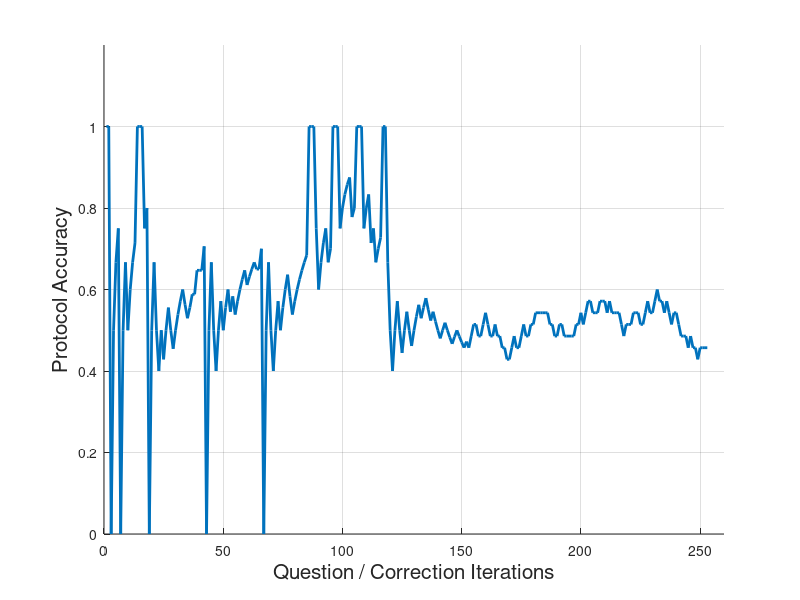

This figure's MATLAB source: (Note: this script raises an error after producing the figure.)
close all;
figure;
hold on;
grid on;
set(gca,'LineStyleOrder', '-');
Precision= [1, 1, 0, 0.5, 0.6667, 0.75, 0, 0.5, 0.6667, 0.5, 0.6, 0.6667, 0.7143, 1, 1, 1, 0.75, 0.8, 0, 0.5, 0.6667, 0.5, 0.4, 0.5, 0.4286, 0.5, 0.5556, 0.5, 0.4545, 0.5, 0.5385, 0.5714, 0.6, 0.5625, 0.5294, 0.5556, 0.5882, 0.5882, 0.6471, 0.6471, 0.6471, 0.7059, 0, 0.5, 0.6667, 0.5, 0.4, 0.5, 0.5714, 0.5, 0.5556, 0.6, 0.5455, 0.5833, 0.5385, 0.5714, 0.6, 0.625, 0.6471, 0.6111, 0.6316, 0.65, 0.6667, 0.65, 0.65, 0.7, 0, 0.5, 0.6667, 0.5, 0.4, 0.5, 0.5714, 0.5, 0.5556, 0.6, 0.6364, 0.5833, 0.5385, 0.5714, 0.6, 0.625, 0.6471, 0.6667, 0.6842, 1, 1, 1, 0.75, 0.6, 0.6667, 0.7143, 0.75, 0.6667, 0.7, 1, 1, 1, 0.75, 0.8, 0.8333, 0.8571, 0.875, 0.7778, 0.8, 1, 1, 1, 0.75, 0.8, 0.8333, 0.7143, 0.75, 0.6667, 0.7, 0.7273, 1, 1, 0.6667, 0.5, 0.4, 0.5, 0.5714, 0.5, 0.4444, 0.5, 0.5455, 0.5, 0.4615, 0.5, 0.5333, 0.5625, 0.5294, 0.5556, 0.5789, 0.55, 0.5238, 0.5455, 0.5217, 0.5, 0.48, 0.5, 0.5185, 0.5, 0.4828, 0.4667, 0.4839, 0.5, 0.4848, 0.4706, 0.4571, 0.4722, 0.4571, 0.4857, 0.5143, 0.5143, 0.4857, 0.4857, 0.5143, 0.5429, 0.5143, 0.4857, 0.4857, 0.5143, 0.4857, 0.4857, 0.4571, 0.4571, 0.4286, 0.4286, 0.4571, 0.4857, 0.4571, 0.4571, 0.4857, 0.5143, 0.4857, 0.4857, 0.5143, 0.5143, 0.5429, 0.5429, 0.5429, 0.5429, 0.5429, 0.5429, 0.5143, 0.5143, 0.4857, 0.4857, 0.5143, 0.5143, 0.4857, 0.4857, 0.4857, 0.4857, 0.4857, 0.5143, 0.5143, 0.5429, 0.5143, 0.5429, 0.5714, 0.5714, 0.5429, 0.5429, 0.5429, 0.5714, 0.5714, 0.5714, 0.5429, 0.5714, 0.5429, 0.5429, 0.5429, 0.5429, 0.5143, 0.4857, 0.5143, 0.5143, 0.5143, 0.5429, 0.5429, 0.5429, 0.5143, 0.5143, 0.5429, 0.5714, 0.5429, 0.5429, 0.5714, 0.6, 0.5714, 0.5714, 0.5429, 0.5714, 0.5429, 0.5143, 0.5429, 0.5429, 0.5143, 0.4857, 0.4857, 0.4857, 0.4571, 0.4857, 0.4571, 0.4571, 0.4286, 0.4571, 0.4571, 0.4571, 0.4571, ];
axis([0,260,0,1.2]);
plot (Precision, 'LineWidth',2);
xlabel('Question / Correction Iterations','FontSize',15);
ylabel('Protocol Accuracy','FontSize',15);
set(gca,'LineStyleOrder', '--');
line([0 260],[0.67 0.67] ,'Color',[0 0 0 0.3], 'LineWidth',1);
text(240,0.72,'Thereshold', 'FontSize',12, 'Interpreter','Latex');
line([0,0] ,[0.05,1],'Color',[1 0 0], 'LineWidth',1);
text(0.5, 0.05 ,'sponge' , 'FontSize',15,'FontWeight','bold','Interpreter','Latex' ,'BackgroundColor', [1,0,0,0.2]);
line([0,0] ,[0.1,1],'Color',[1 0 0], 'LineWidth',1);
text(0.5, 0.1,'shampoo' , 'FontSize',15,'FontWeight','bold','Interpreter','Latex', 'BackgroundColor', [1,0,0,0.2] );
line([3,3] ,[0.85, 0],'Color',[1 0 0], 'LineWidth',1);
text(3.5,0.85 ,'can-food' , 'FontSize',15,'FontWeight','bold','Interpreter','Latex', 'BackgroundColor', [1,0,0,0.2]);
line([7,7] ,[0.8, 0],'Color',[1 0 0], 'LineWidth',1);
text(7.5,0.8 ,'camera' , 'FontSize',15,'FontWeight','bold','Interpreter','Latex', 'BackgroundColor', [1,0,0,0.2]);
line([14,14] ,[0.25, 1],'Color',[1 0 0], 'LineWidth',1);
text(14.5,0.25 ,'greens' , 'FontSize',15,'FontWeight','bold','Interpreter','Latex', 'BackgroundColor', [1,0,0,0.2]);
line([19,19] ,[0.7, 0],'Color',[1 0 0], 'LineWidth',1);
text(19.5,0.7 ,'lightbulb' , 'FontSize',15,'FontWeight','bold','Interpreter','Latex', 'BackgroundColor', [1,0,0,0.2]);
line([43,43] ,[0.65, 0],'Color',[1 0 0], 'LineWidth',1);
text(43.5,0.65 ,'mushroom' , 'FontSize',15,'FontWeight','bold','Interpreter','Latex', 'BackgroundColor', [1,0,0,0.2]);
line([67,67] ,[0.6, 0],'Color',[1 0 0], 'LineWidth',1);
text(67.5,0.6 ,'lime' , 'FontSize',15,'FontWeight','bold','Interpreter','Latex', 'BackgroundColor', [1,0,0,0.2]);
line([86,86] ,[0.45, 1],'Color',[1 0 0], 'LineWidth',1);
text(86.5,0.45 ,'comb' , 'FontSize',15,'FontWeight','bold','Interpreter','Latex', 'BackgroundColor', [1,0,0,0.2]);
line([96,96] ,[0.5, 1],'Color',[1 0 0], 'LineWidth',1);
text(96.5,0.5 ,'bell-pepper' , 'FontSize',15,'FontWeight','bold','Interpreter','Latex', 'BackgroundColor', [1,0,0,0.2]);
line([106,106] ,[0.55, 1],'Color',[1 0 0], 'LineWidth',1);
text(106.5,0.55 ,'toothpaste' , 'FontSize',15,'FontWeight','bold','Interpreter','Latex', 'BackgroundColor', [1,0,0,0.2]);
line([117,117] ,[0.05, 1],'Color',[1 0 0], 'LineWidth',1);
text(117.5,0.05 ,'orange' , 'FontSize',15,'FontWeight','bold','Interpreter','Latex', 'BackgroundColor', [1,0,0,0.2]);